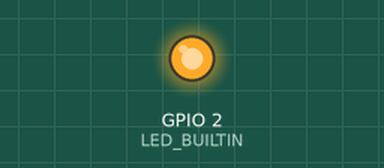
A program run on a simulated ESP8266 (NodeMCU). Shown: output pins drawn as LEDs (lit = HIGH, except the on-board LED, lit = LOW). WiFi joins after 1.5 s; servers stay silent unless stated; what the program prints to the serial monitor is not drawn.

Above: at 2.0 s.
At 6.5 s:
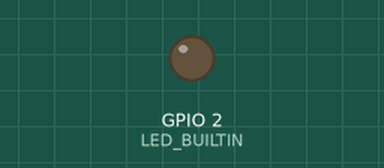
Timing chart, 0 to 8.4 s (numbered marks = the images above):
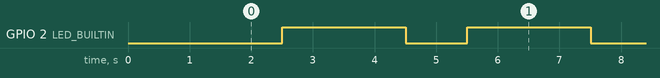

Measured:
- by itself, GPIO 2 (LED_BUILTIN): alternates HIGH for 2.0 s and LOW for 1.0 s

The program:

main.cpp
```cpp
#include <Arduino.h>

// Uncomment one of the following lines corresponding to your board and comment
// the <WiFiManager.h> line to use the simpleConnect() function instead of the
// managerConnect().
// #include <ESP8266WiFi.h> // for ESP8266 boards
// #include <WiFi.h> // for ESP32 boards
#include <WiFiManager.h>

// Uncomment lines referencing LED instead of lines referencing LED_BUILTIN if
// your development board does not have a built-in LED.
// #define LED D0

// Set SSID and password to use the simpleConnect() function.
const char ssid[] = "ssid";
const char password[] = "password";

void simpleConnect()
{
  Serial.print("Using SSID \"");
  Serial.print(ssid);
  Serial.print("\" and password \"");
  Serial.print(password);
  Serial.print("\".");

  WiFi.begin(ssid, password);

  while (WiFi.status() != WL_CONNECTED)
  {
    delay(500);
    Serial.print('.');
  }

  Serial.println();
}

void managerConnect()
{
  // Comment the following lines to use the simpleConnect() function.
  WiFiManager wifiManager;
  wifiManager.autoConnect("ESP-Arduino-PlatformIO");
}

void setup()
{
  pinMode(LED_BUILTIN, OUTPUT);
  // pinMode(LED, OUTPUT);

  Serial.begin(115200);

  Serial.println("Connecting to Wi-Fi...");

  // Uncomment the following line and comment the line after it to use the
  // simpleConnect() function instead of the managerConnect().
  // simpleConnect();
  managerConnect();

  Serial.print("Successfully connected to Wi-Fi with the local IP address: ");
  Serial.println(WiFi.localIP());
}

void loop()
{
  // Note: NodeMCU and WEMOS LOLIN D1 mini built-in LED turns on when the pin
  // is set to LOW.
  digitalWrite(LED_BUILTIN, LOW);
  // digitalWrite(LED, HIGH);
  Serial.print("Blinking...");
  delay(1000);

  Serial.println(" done!");
  digitalWrite(LED_BUILTIN, HIGH);
  // digitalWrite(LED, LOW);
  delay(2000);
}
```
